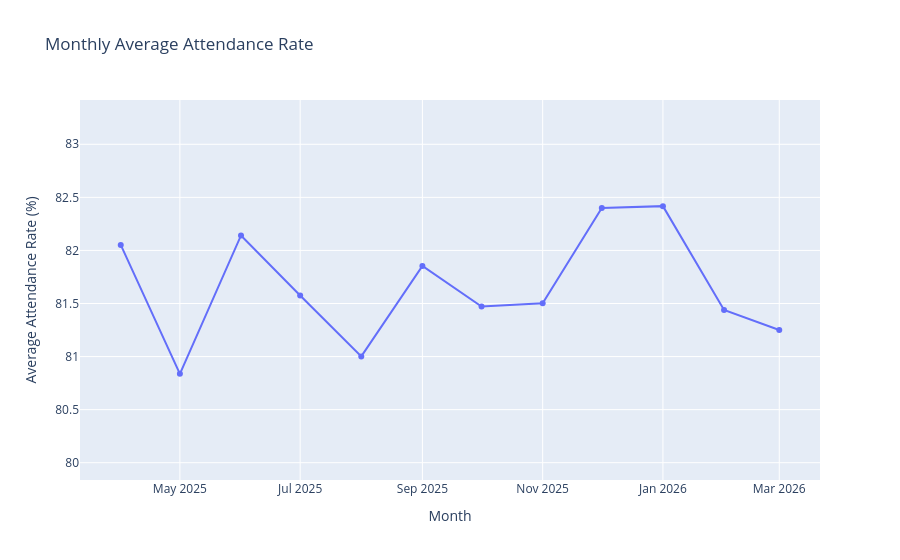

Notebook code for this chart:
### Markdown cell above
## 22. Reliable Monthly Attendance Trend

The reliable attendance period from April 2025 to March 2026 is visualized
to identify meaningful changes in average attendance over time.

Only months with at least 90% school coverage are included in this primary
trend, ensuring that changes are based on broadly representative school
coverage.

### Code cell
import plotly.express as px

fig = px.line(
    reliable_monthly_attendance,
    x="month",
    y="average_attendance_rate",
    markers=True,
    title="Monthly Average Attendance Rate",
    labels={
        "month": "Month",
        "average_attendance_rate": "Average Attendance Rate (%)"
    }
)

fig.update_yaxes(
    range=[
        reliable_monthly_attendance["average_attendance_rate"].min() - 1,
        reliable_monthly_attendance["average_attendance_rate"].max() + 1
    ]
)

fig.show()

### Figure 1 — Plotly figure (JSON) as saved in the notebook; plotly's stock layout.template omitted (floating-point values rounded to 4 significant figures)
{"data": [{"hovertemplate": "Month=%{x}<br>Average Attendance Rate (%)=%{y}<extra></extra>", "legendgroup": "", "line": {"color": "#636efa", "dash": "solid"}, "marker": {"symbol": "circle"}, "mode": "lines+markers", "name": "", "orientation": "v", "showlegend": false, "type": "scatter", "x": ["2025-04-01T00:00:00.000000", "2025-05-01T00:00:00.000000", "2025-06-01T00:00:00.000000", "2025-07-01T00:00:00.000000", "2025-08-01T00:00:00.000000", "2025-09-01T00:00:00.000000", "2025-10-01T00:00:00.000000", "2025-11-01T00:00:00.000000", "2025-12-01T00:00:00.000000", "2026-01-01T00:00:00.000000", "2026-02-01T00:00:00.000000", "2026-03-01T00:00:00.000000"], "xaxis": "x", "y": [82.05, 80.84, 82.14, 81.58, 81.0, 81.85, 81.47, 81.5, 82.4, 82.42, 81.44, 81.25], "yaxis": "y"}], "layout": {"legend": {"tracegroupgap": 0}, "title": {"text": "Monthly Average Attendance Rate"}, "xaxis": {"anchor": "y", "domain": [0, 1], "title": {"text": "Month"}}, "yaxis": {"anchor": "x", "domain": [0, 1], "range": [79.84, 83.42], "title": {"text": "Average Attendance Rate (%)"}}}}
